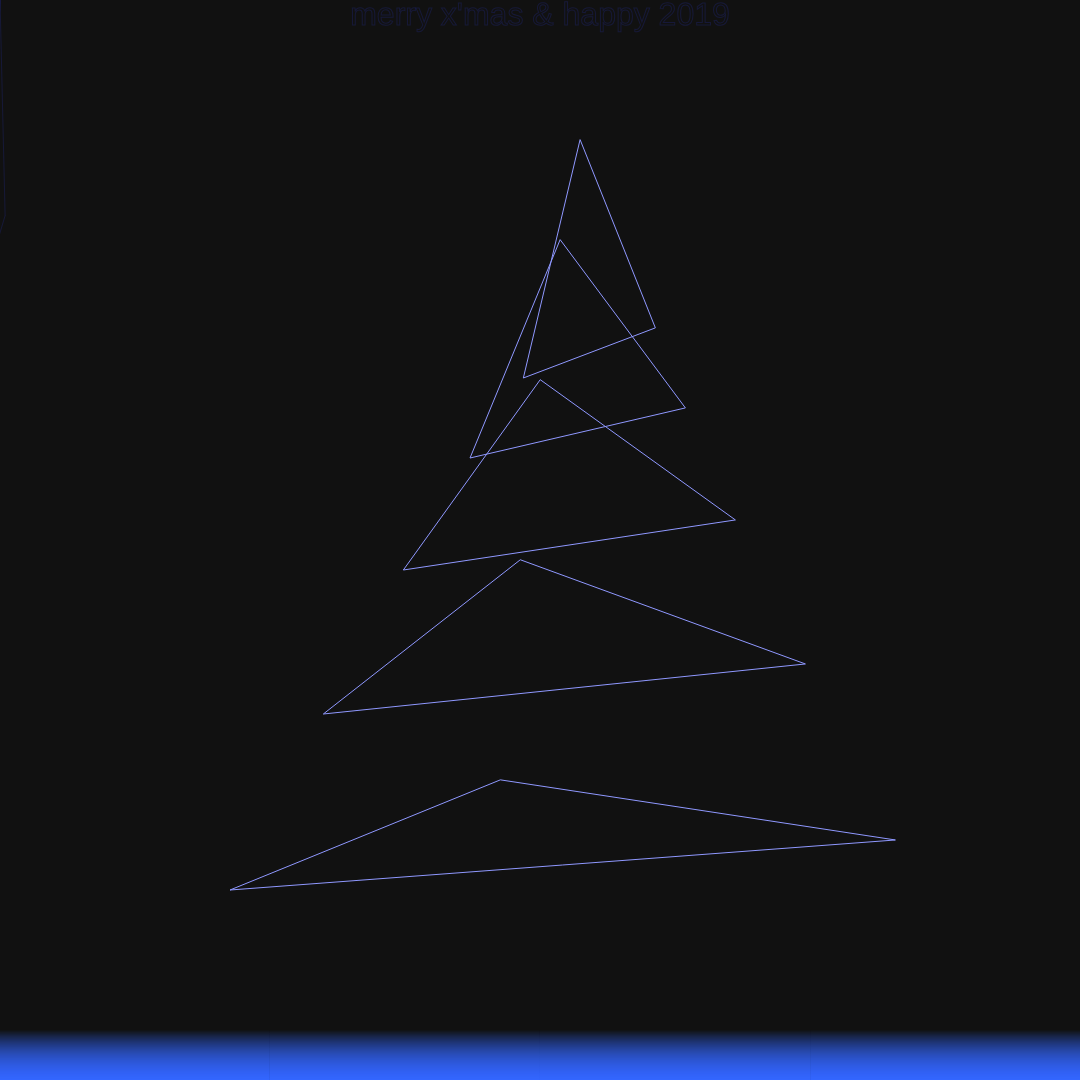
Frame 1 (no input)
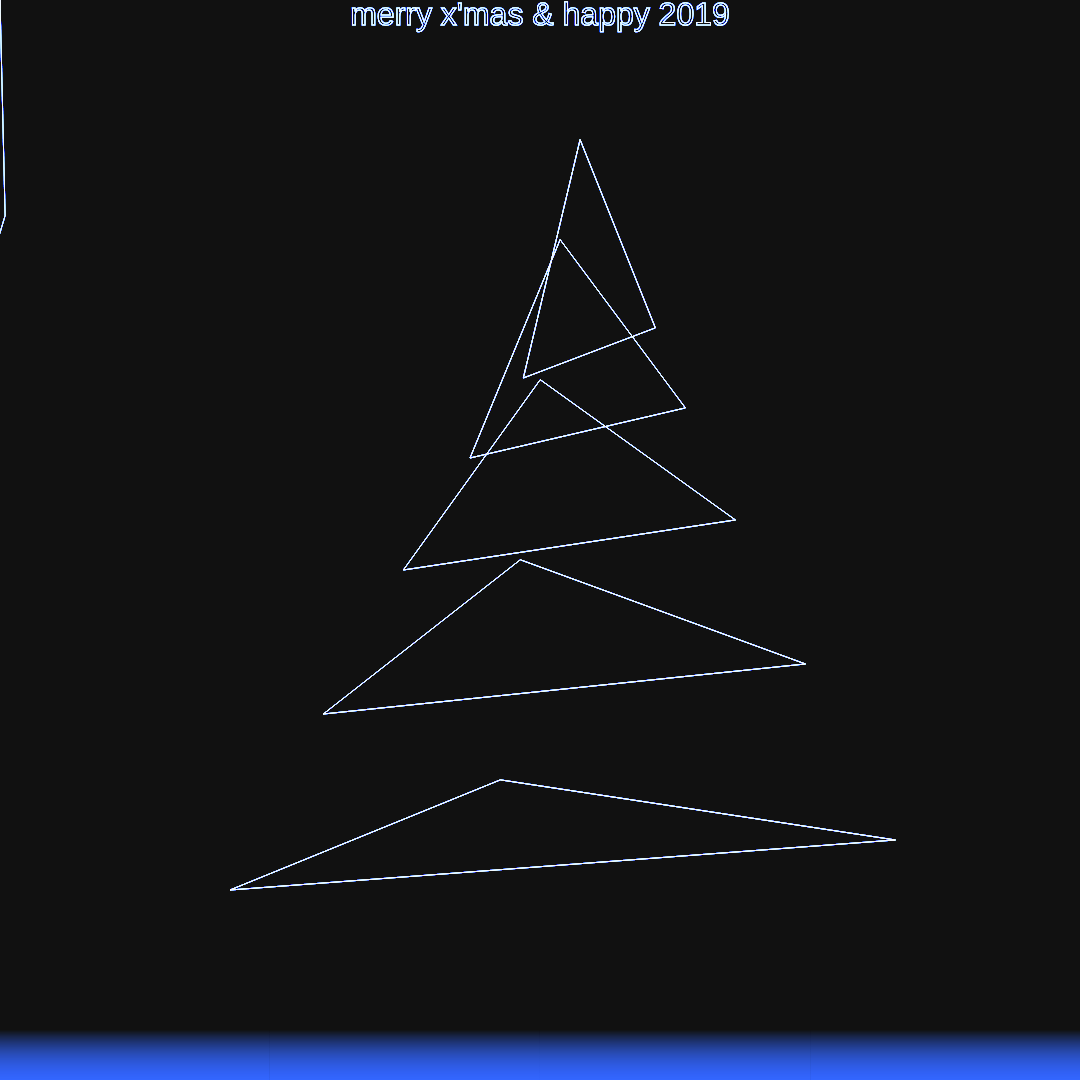
Frame 60 (no input)
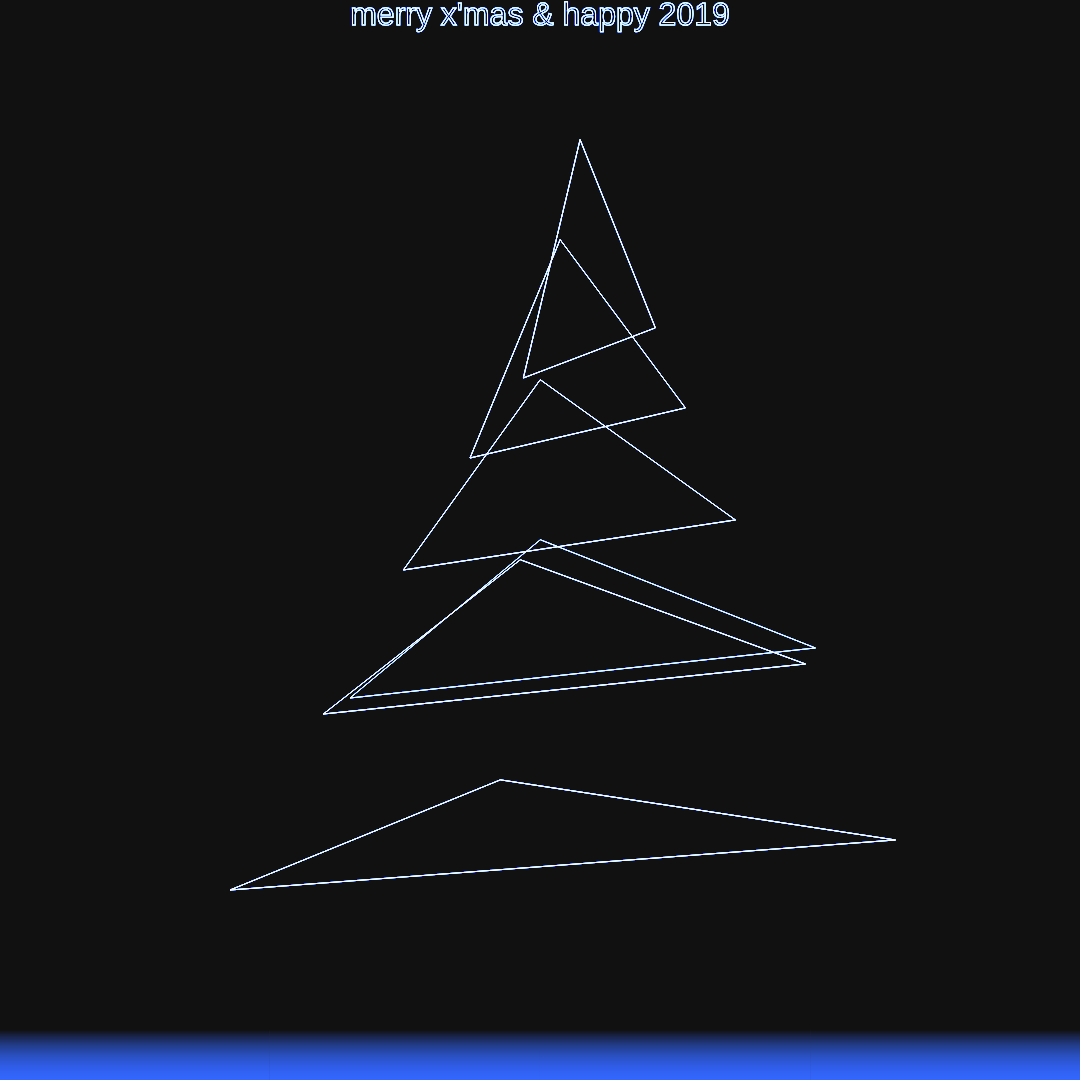
Frame 120 (the mouse pressed at the canvas centre since frame 60)

The p5.js sketch that drew these frames (run headless with seeded random() and noise() and a simulated clock; from frame 60 on, the mouse is pressed at the canvas centre):

// p5.js sketch
// ── sketch.js
var counter1 = 0;
var counter2 = 0
var counter3 = 0;
var counter4 = 0
var counter5 = 0;



function mousePressed() {
clear();
background('#111111');
blendMode(LIGHTEST);
	

for (var n=0; n<100 ; n++){
	
	var gradient = color('hsba(225, 80%, 100%, ' + (100-n)/100 + ')');
	stroke(gradient);
	strokeWeight(1);
	
	line(0, 1080-n/2, 1080, 1080-n/2);
	
	}


}

function setup() {
  createCanvas(1080, 1080);
  background('#111111');
  cursor(CROSS);
  frameRate(24);
	

  
for (var n=0; n<100 ; n++){
	
	var gradient = color('hsba(225, 80%, 100%, ' + (100-n)/100 + ')');
	stroke(gradient);
	strokeWeight(1);
	
	line(0, 1080-n/2, 1080, 1080-n/2);
	
	}

}

function draw() {
	
	
	

	var shadesGray = [66, 77, 88, 99];

	var gray = random(shadesGray);
	
	var g = color('hsb(0, 0%, ' + gray + '%)');
	
	stroke('#8f98ff');
	strokeWeight(1);
	
	noFill();
	
	var xPos = [580, 560, 540, 520, 500, mouseX];
	var yPos = [140, 240, 380, 560, 780, mouseY];
	
	for (var i=0; i<yPos.length; i++){
	
	xPosCurrent = xPos[i];
	yPosCurrent = yPos[i];
	
	if (i == 5){
	
		blendMode(SOFT_LIGHT);
		
	
		if (mouseX < xPos[0]+5 && mouseX > xPos[0]-5 && mouseY < yPos[0]+5 && mouseY > yPos[0]-5){

			var green = color('hsba(180, 60%, 100%, 0.25)');
			
			fill(green);
			
			counter1++;
			
		} else if (mouseX < xPos[1]+5 && mouseX > xPos[1]-5 && mouseY < yPos[1]+5 && mouseY > yPos[1]-5){
			
			var green = color('hsba(100, 60%, 100%, 0.25)');
			
			fill(green);
			
			counter2++;
	
		} else if (mouseX < xPos[2]+5 && mouseX > xPos[2]-5 && mouseY < yPos[2]+5 && mouseY > yPos[2]-5){
			
			var green = color('hsba(150, 60%, 100%, 0.25)');
			
			fill(green);
			
			counter3++;
	
		} else if (mouseX < xPos[3]+5 && mouseX > xPos[3]-5 && mouseY < yPos[3]+5 && mouseY > yPos[3]-5){
			
			var green = color('hsba(90, 60%, 100%, 0.25)');
			
			fill(green);
			
			counter4++;
	
		} else if (mouseX < xPos[4]+5 && mouseX > xPos[4]-5 && mouseY < yPos[4]+5 && mouseY > yPos[4]-5){
			
			var green = color('hsba(100, 60%, 100%, 0.25)');
			
			fill(green);
			
			counter5++;
	
		}else{

			
			noFill()
			
		}
	}
	
	triangle(xPosCurrent, yPosCurrent, xPosCurrent-10-(yPosCurrent/3),  yPosCurrent+50+(1080-yPosCurrent)/5, xPosCurrent+5+(yPosCurrent/2), yPosCurrent+(1080-yPosCurrent)/5);
	
	
	
	}
	
//if (counter1 * counter2 * counter3 * counter4 * counter5 > 1){
	
	textSize(32);
	textAlign(CENTER);
	text("merry x'mas & happy 2019", 0, 0, 1080, 30);
		
	//}

  
}

// ── index2.html
<html>
  <head>
    
	
	
	<meta charset="utf-8">
    <meta name="viewport" content="width=device-width, initial-scale=1.0">
    <title>merry x'mas and happy 2019</title>
    <style> 
    body {
	margin: 0;
  display: flex;

  /* This centers our sketch horizontally. */
  justify-content: center;

  /* This centers our sketch vertically. */
  align-items: center;
	background-color: #0C0C0C;
}
	
	</style>
    <script src="https://cdnjs.cloudflare.com/ajax/libs/p5.js/0.7.2/p5.js"></script>
    <script src="sketch.js"></script>
  </head>
  <body>
	 

  </body>
</html>
